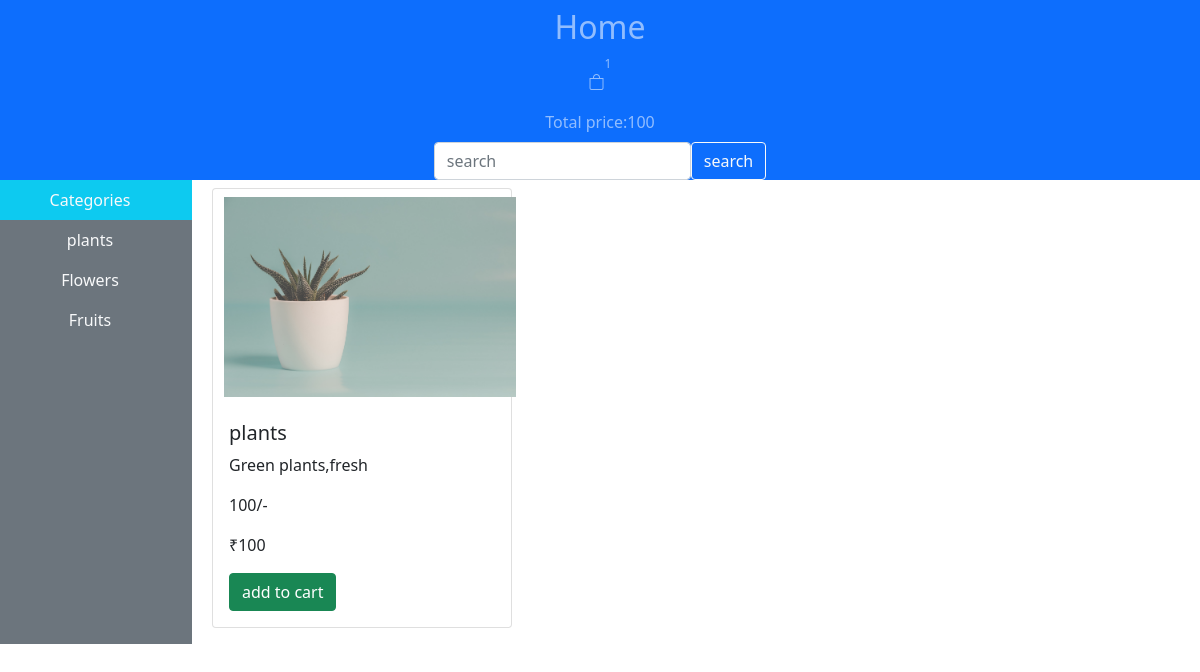
The page /product.php?category=1 on the database its author committed.
### tables this page shows
CREATE TABLE `categories` (
  `category_id` int(11) NOT NULL,
  `category_title` varchar(255) NOT NULL
);

CREATE TABLE `products` (
  `product_id` int(11) NOT NULL,
  `product_title` varchar(255) NOT NULL,
  `product_description` varchar(255) NOT NULL,
  `product_keyword` varchar(255) NOT NULL,
  `category_id` int(100) NOT NULL,
  `product_image1` varchar(255) NOT NULL,
  `product_price` varchar(255) NOT NULL,
  `status` varchar(255) NOT NULL
);

### product.php (the view, shortened to what this page needs)
<?php
include('dbconnection.php');
?>
<!DOCTYPE html>
<html lang="en">
<head>
    <link rel="stylesheet" href="https://cdn.jsdelivr.net/npm/bootstrap-icons@1.8.1/font/bootstrap-icons.css">
    <link href="https://cdn.jsdelivr.net/npm/bootstrap@5.1.3/dist/css/bootstrap.min.css" rel="stylesheet">
    <link rel="stylesheet" href="https://cdnjs.cloudflare.com/ajax/libs/font-awesome/4.7.0/css/font-awesome.min.css">
    <link rel="stylesheet" href="css/product.css">
</head>
<body>
<div class="conatiner-fluid ">
<nav class="navbar-exapand-lg navbar-dark bg-primary p-0">
<ul class="navbar-nav me-auto align-items-center">
<li class="nav-item">
<a class="nav-link " href="main.php"><h2>Home</h2></a></li>
<li class="nav-item">
<a class="nav-link d-flex" href="cart.php"><span class="bi bi-bag"></span><sup><?php cart_item(); ?><sup></a>
<li>
<a class="nav-link" href="#">Total price:<?php total_cart_price();?></a>
</li>
<li class="nav-item d-flex">
<form class="d-flex" action="search.php" method="GET">
<input class="form-control m-0" type="search" placeholder="search" name="search_data">
<input type="submit" value="search" class="btn btn-outline-light" name="search_data_product">
</form>
</li>
</ul>
</nav>
<div class="row">
<div class="col-md-2 bg-secondary p-0">
<ul class="navbar-nav me-auto text-center">
<li class="nav-item bg-info">
        <a href="#" class="nav-link text-light">Categories</a>
    </li>
<?php
$select_categories="select * from categories";
$result_categories=mysqli_query($con,$select_categories);
while($row_data=mysqli_fetch_assoc($result_categories)){
  $category_title=$row_data['category_title'];
  $category_id=$row_data['category_id'];
  echo"<li class='nav-item'>
  <a href='product.php?category=$category_id' class='nav-link text-light'>$category_title</a>
  </li>";
}
?>
</ul>
</div>
<div class="col-md-10">
<div class="row">
<?php
if(isset($_GET['category'])){
$category_id=$_GET['category'];
  $select_query="select * from products where category_id=$category_id";
  $result_query=mysqli_query($con,$select_query);
  while($row=mysqli_fetch_assoc($result_query)){
  $product_id=$row['product_id'];
  $product_title=$row['product_title'];
  $product_description=$row['product_description'];
  $product_image1=$row['product_image1'];
  $product_price=$row['product_price'];
  echo "<div class='col-md-4 mb-2'>
  <div class='card m-2' >
    <img src='images/$product_image1' class='card-img-top m-2' alt='...'>
    <div class='card-body'>
      <h5 class='card-title'>$product_title</h5>
      <p class='card-text'>$product_description</p>
      <p class='card-text'>$product_price/-</p>
      <p class='card-text' <h3>&#8377</h3>$product_price</p>
      <a href='product.php?add_to_cart=$product_id' class='btn btn-success'>add to cart</a>
    </div>
  </div>
  </div>";
  }
  }
?>
</div>
</div>
</div>
</div>
</body>
</html>

### css/product.css (style rules this page uses)
* { padding:0; margin:0; }
.card-img-top { width:100%; height:200px; object-fit:contain; }

### rows shown on the page
categories: category_title "plants"
categories: category_title "Flowers"
categories: category_title "Fruits"
products: product_image1 (picture), product_title "plants", product_description "Green plants,fresh", product_price "100"

### other values the page prints
$count_cart_item "1"
$total "100"
